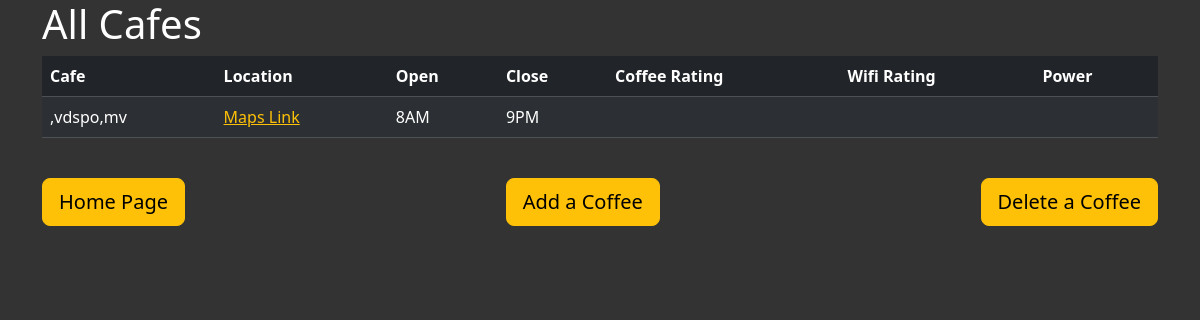
/cafes, run on an earlier commit of the app's database.
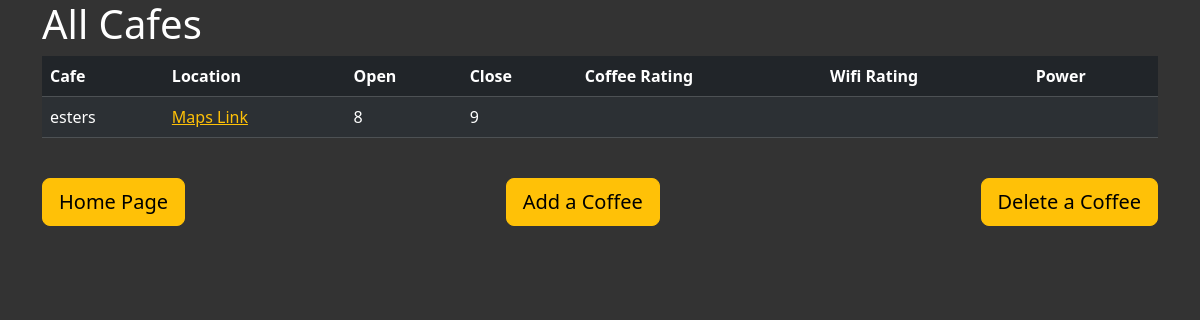
And on a later commit of the database.
### main.py (models this page shows, shortened)
class Caffees(db.Model):
    id = db.Column(db.Integer, primary_key=True)
    cafe = db.Column(db.String(250), nullable=False, unique=True)
    location = db.Column(db.String(250), nullable=False)
    open = db.Column(db.String, nullable=False)
    close = db.Column(db.String, nullable=False)
    ratings = db.relationship('Rating', backref='cafe')

### main.py (the view)
@app.route('/cafes')
def cafes():
    all_cafes = Caffees.query.all()
    return render_template('cafes.html', cafes=all_cafes)

### templates/cafes.html (shortened to what this page needs)
{% extends 'base.html' %}
{% block content %}
<div class="container">
  <div class="row">
    <div class="col-sm-12">
      <h1>All Cafes</h1>
      <table class="table table-dark table-striped table-hover">
          <thead>
            <tr>
              <th>Cafe</th>
              <th>Location</th>
              <th>Open</th>
              <th>Close</th>
              <th>Coffee Rating</th>
              <th>Wifi Rating</th>
              <th>Power</th>
            </tr>
          </thead>
          <tbody>
            {% if cafes|length == 0 %}
              <tr>
                <td colspan="7">No records found</td>
              </tr>
            {% else %}
              {% for cafe in cafes %}
              <tr>
                <td>{{ cafe.cafe }}</td>
                <td><a href="{{ cafe.location }}">Maps Link</a></td>
                <td>{{ cafe.open }}</td>
                <td>{{ cafe.close }}</td>
                <td>{{ cafe.ratings.coffee_rating }}</td>
                <td>{{ cafe.ratings.wifi_rating }}</td>
                <td>{{ cafe.ratings.power }}</td>
              </tr>
              {% endfor %}
            {% endif %}
          </tbody>
      </table>
      <br>
      <div class="d-flex justify-content-between">
        <a class="btn btn-warning btn-lg" href="{{ url_for('home') }}" role="button">Home Page</a>
        <a class="btn btn-warning btn-lg" href="{{ url_for('add_cafe') }}" role="button">Add a Coffee</a>
        <a class="btn btn-warning btn-lg" href="{{ url_for('delete') }}" role="button">Delete a Coffee</a>
      </div>
    </div>
  </div>
</div>
{% endblock %}

### templates/base.html (shortened to what this page needs)
<!DOCTYPE html>
<html lang="en">
  <head>
    {% block styles %}
    {{ bootstrap.load_css() }}
    <link rel="stylesheet" href="../static/css/styles.css">
    {% endblock %}
  </head>
  <body>
    {% block content %}{% endblock %}
  </body>
</html>

### static/css/styles.css (style rules this page uses)
body { background-color: #333; color: white; }
a { color: #ffc107; }

What changed in the data, as far as the page shows it:
changed Caffees: cafe ",vdspo,mv" → "esters"; open "8AM" → "8"; close "9PM" → "9"
